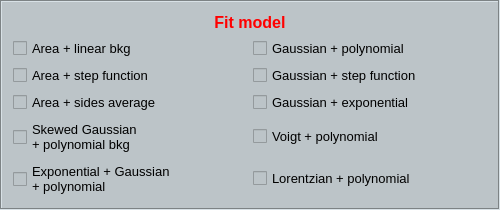
         <widget class="QFrame" name="frame_4">
          <property name="sizePolicy">
           <sizepolicy hsizetype="MinimumExpanding" vsizetype="Preferred">
            <horstretch>0</horstretch>
            <verstretch>0</verstretch>
           </sizepolicy>
          </property>
          <property name="minimumSize">
           <size>
            <width>500</width>
            <height>0</height>
           </size>
          </property>
          <property name="maximumSize">
           <size>
            <width>600</width>
            <height>16777215</height>
           </size>
          </property>
          <property name="styleSheet">
           <string notr="true">background-color: rgb(188, 196, 200);</string>
          </property>
          <property name="frameShape">
           <enum>QFrame::Box</enum>
          </property>
          <property name="frameShadow">
           <enum>QFrame::Sunken</enum>
          </property>
          <layout class="QGridLayout" name="gridLayout_8">
           <item row="0" column="0">
            <layout class="QGridLayout" name="gridLayout_7">
             <item row="0" column="0">
              <widget class="QLabel" name="label">
               <property name="sizePolicy">
                <sizepolicy hsizetype="Preferred" vsizetype="Maximum">
                 <horstretch>0</horstretch>
                 <verstretch>0</verstretch>
                </sizepolicy>
               </property>
               <property name="maximumSize">
                <size>
                 <width>16777215</width>
                 <height>25</height>
                </size>
               </property>
               <property name="font">
                <font>
                 <pointsize>12</pointsize>
                 <weight>75</weight>
                 <bold>true</bold>
                </font>
               </property>
               <property name="styleSheet">
                <string notr="true">color: rgb(255, 0, 0);</string>
               </property>
               <property name="text">
                <string>Fit model</string>
               </property>
               <property name="alignment">
                <set>Qt::AlignCenter</set>
               </property>
              </widget>
             </item>
             <item row="1" column="0">
              <layout class="QGridLayout" name="gridLayout_6">
               <item row="0" column="0">
                <widget class="QCheckBox" name="checkBox_area_lin">
                 <property name="font">
                  <font>
                   <pointsize>10</pointsize>
                  </font>
                 </property>
                 <property name="text">
                  <string>Area + linear bkg</string>
                 </property>
                </widget>
               </item>
               <item row="0" column="1">
                <widget class="QCheckBox" name="checkBox_gauss_poly">
                 <property name="font">
                  <font>
                   <pointsize>10</pointsize>
                  </font>
                 </property>
                 <property name="text">
                  <string>Gaussian + polynomial</string>
                 </property>
                </widget>
               </item>
               <item row="1" column="0">
                <widget class="QCheckBox" name="checkBox_2">
                 <property name="font">
                  <font>
                   <pointsize>10</pointsize>
                  </font>
                 </property>
                 <property name="text">
                  <string>Area + step function</string>
                 </property>
                </widget>
               </item>
               <item row="1" column="1">
                <widget class="QCheckBox" name="checkBox_7">
                 <property name="font">
                  <font>
                   <pointsize>10</pointsize>
                  </font>
                 </property>
                 <property name="text">
                  <string>Gaussian + step function</string>
                 </property>
                </widget>
               </item>
               <item row="2" column="0">
                <widget class="QCheckBox" name="checkBox_3">
                 <property name="font">
                  <font>
                   <pointsize>10</pointsize>
                  </font>
                 </property>
                 <property name="text">
                  <string>Area + sides average</string>
                 </property>
                </widget>
               </item>
               <item row="2" column="1">
                <widget class="QCheckBox" name="checkBox_5">
                 <property name="font">
                  <font>
                   <pointsize>10</pointsize>
                  </font>
                 </property>
                 <property name="text">
                  <string>Gaussian + exponential</string>
                 </property>
                </widget>
               </item>
               <item row="3" column="0">
                <widget class="QCheckBox" name="checkBox_8">
                 <property name="font">
                  <font>
                   <pointsize>10</pointsize>
                  </font>
                 </property>
                 <property name="text">
                  <string>Skewed Gaussian 
+ polynomial bkg</string>
                 </property>
                </widget>
               </item>
               <item row="3" column="1">
                <widget class="QCheckBox" name="checkBox_9">
                 <property name="font">
                  <font>
                   <pointsize>10</pointsize>
                  </font>
                 </property>
                 <property name="text">
                  <string>Voigt + polynomial</string>
                 </property>
                </widget>
               </item>
               <item row="4" column="0">
                <widget class="QCheckBox" name="checkBox_4">
                 <property name="font">
                  <font>
                   <pointsize>10</pointsize>
                  </font>
                 </property>
                 <property name="text">
                  <string>Exponential + Gaussian
+ polynomial</string>
                 </property>
                </widget>
               </item>
               <item row="4" column="1">
                <widget class="QCheckBox" name="checkBox_10">
                 <property name="font">
                  <font>
                   <pointsize>10</pointsize>
                  </font>
                 </property>
                 <property name="text">
                  <string>Lorentzian + polynomial</string>
                 </property>
                </widget>
               </item>
              </layout>
             </item>
            </layout>
           </item>
          </layout>
         </widget>
